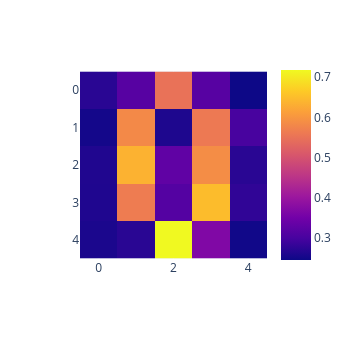
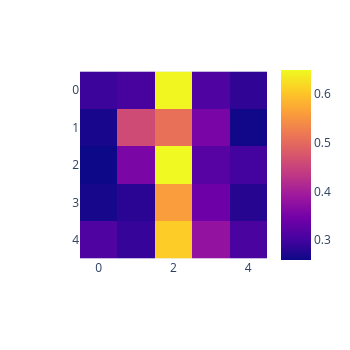
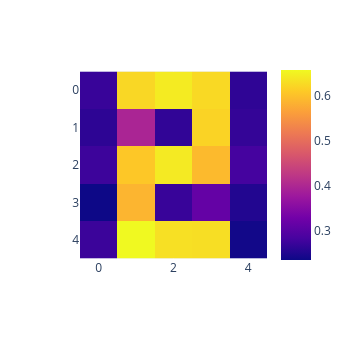
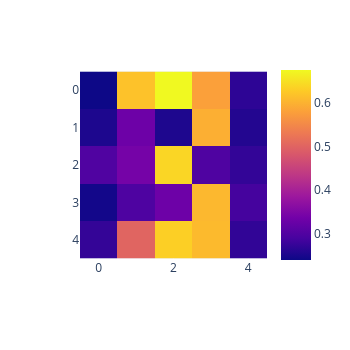

The notebook cell saved with these charts, in order:
### Code cell
sum_up = 0
sum_down = 0
count_up = 0
count_down = 0
weights_1 = recordings[('X', 'H')]['w'].view(-1, 500)
weights_2 = weights_1[-1].view(50, 10)

weights_temp = torch.zeros(1,25)

for i in range(10):
    
    temp = torch.tensor(digits[i]).reshape(1,25)
    
    for k in range(25):
                
        weights_temp[0][k] = weights_2[k][i]
                
    px.imshow(weights_temp.view(5,5), width=350, height=350).show()

### Figure 1 — Plotly figure (JSON) as saved in the notebook; plotly's stock layout.template omitted (floating-point values rounded to 4 significant figures)
{"data": [{"coloraxis": "coloraxis", "hovertemplate": "x: %{x}<br>y: %{y}<br>color: %{z}<extra></extra>", "name": "0", "type": "heatmap", "xaxis": "x", "yaxis": "y", "z": [[0.2702, 0.3171, 0.5499, 0.3174, 0.2448], [0.2514, 0.5824, 0.2604, 0.5606, 0.3002], [0.2625, 0.6365, 0.3284, 0.5883, 0.2709], [0.2617, 0.564, 0.3144, 0.6484, 0.2772], [0.2576, 0.2702, 0.718, 0.367, 0.2487]]}], "layout": {"coloraxis": {"colorscale": [[0, "#0d0887"], [0.1111, "#46039f"], [0.2222, "#7201a8"], [0.3333, "#9c179e"], [0.4444, "#bd3786"], [0.5556, "#d8576b"], [0.6667, "#ed7953"], [0.7778, "#fb9f3a"], [0.8889, "#fdca26"], [1, "#f0f921"]]}, "height": 350, "margin": {"t": 60}, "width": 350, "xaxis": {"anchor": "y", "constrain": "domain", "domain": [0, 1], "scaleanchor": "y"}, "yaxis": {"anchor": "x", "autorange": "reversed", "constrain": "domain", "domain": [0, 1]}}}

### Figure 2 — Plotly figure (JSON) as saved in the notebook; plotly's stock layout.template omitted (floating-point values rounded to 4 significant figures)
{"data": [{"coloraxis": "coloraxis", "hovertemplate": "x: %{x}<br>y: %{y}<br>color: %{z}<extra></extra>", "name": "0", "type": "heatmap", "xaxis": "x", "yaxis": "y", "z": [[0.2948, 0.3046, 0.6452, 0.3111, 0.2857], [0.2677, 0.4593, 0.5078, 0.3528, 0.2615], [0.2594, 0.3552, 0.6482, 0.3197, 0.301], [0.266, 0.2814, 0.559, 0.3405, 0.2781], [0.3116, 0.2911, 0.6066, 0.3802, 0.3072]]}], "layout": {"coloraxis": {"colorscale": [[0, "#0d0887"], [0.1111, "#46039f"], [0.2222, "#7201a8"], [0.3333, "#9c179e"], [0.4444, "#bd3786"], [0.5556, "#d8576b"], [0.6667, "#ed7953"], [0.7778, "#fb9f3a"], [0.8889, "#fdca26"], [1, "#f0f921"]]}, "height": 350, "margin": {"t": 60}, "width": 350, "xaxis": {"anchor": "y", "constrain": "domain", "domain": [0, 1], "scaleanchor": "y"}, "yaxis": {"anchor": "x", "autorange": "reversed", "constrain": "domain", "domain": [0, 1]}}}

### Figure 3 — Plotly figure (JSON) as saved in the notebook; plotly's stock layout.template omitted (floating-point values rounded to 4 significant figures)
{"data": [{"coloraxis": "coloraxis", "hovertemplate": "x: %{x}<br>y: %{y}<br>color: %{z}<extra></extra>", "name": "0", "type": "heatmap", "xaxis": "x", "yaxis": "y", "z": [[0.2689, 0.6244, 0.6448, 0.6269, 0.2614], [0.2601, 0.3959, 0.2634, 0.621, 0.2661], [0.2731, 0.6081, 0.644, 0.5945, 0.2803], [0.2337, 0.588, 0.2696, 0.3129, 0.2508], [0.2716, 0.6588, 0.6338, 0.6317, 0.2377]]}], "layout": {"coloraxis": {"colorscale": [[0, "#0d0887"], [0.1111, "#46039f"], [0.2222, "#7201a8"], [0.3333, "#9c179e"], [0.4444, "#bd3786"], [0.5556, "#d8576b"], [0.6667, "#ed7953"], [0.7778, "#fb9f3a"], [0.8889, "#fdca26"], [1, "#f0f921"]]}, "height": 350, "margin": {"t": 60}, "width": 350, "xaxis": {"anchor": "y", "constrain": "domain", "domain": [0, 1], "scaleanchor": "y"}, "yaxis": {"anchor": "x", "autorange": "reversed", "constrain": "domain", "domain": [0, 1]}}}

### Figure 4 — Plotly figure (JSON) as saved in the notebook; plotly's stock layout.template omitted (floating-point values rounded to 4 significant figures)
{"data": [{"coloraxis": "coloraxis", "hovertemplate": "x: %{x}<br>y: %{y}<br>color: %{z}<extra></extra>", "name": "0", "type": "heatmap", "xaxis": "x", "yaxis": "y", "z": [[0.2391, 0.6186, 0.6765, 0.5804, 0.2666], [0.2526, 0.3303, 0.2533, 0.5973, 0.2579], [0.2988, 0.3397, 0.6405, 0.2982, 0.2714], [0.2443, 0.2962, 0.3308, 0.6072, 0.2865], [0.2724, 0.5015, 0.6332, 0.6102, 0.2698]]}], "layout": {"coloraxis": {"colorscale": [[0, "#0d0887"], [0.1111, "#46039f"], [0.2222, "#7201a8"], [0.3333, "#9c179e"], [0.4444, "#bd3786"], [0.5556, "#d8576b"], [0.6667, "#ed7953"], [0.7778, "#fb9f3a"], [0.8889, "#fdca26"], [1, "#f0f921"]]}, "height": 350, "margin": {"t": 60}, "width": 350, "xaxis": {"anchor": "y", "constrain": "domain", "domain": [0, 1], "scaleanchor": "y"}, "yaxis": {"anchor": "x", "autorange": "reversed", "constrain": "domain", "domain": [0, 1]}}}
